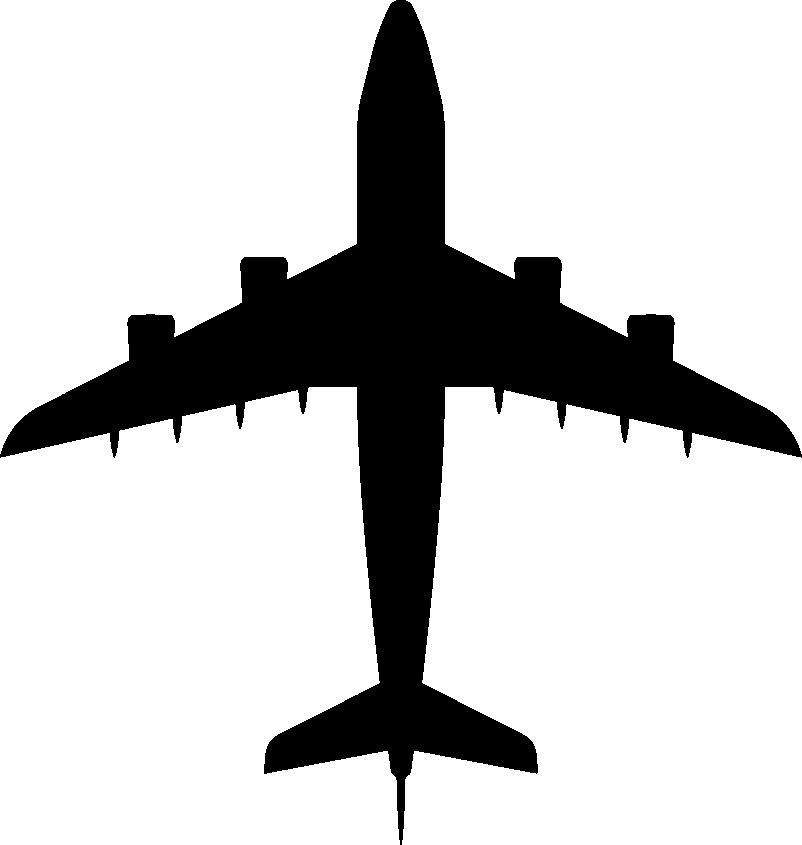
#> input picture plane-marker.png, 802 x 845 px, found by its file name
$ python build_marker.py
#> lines starting #> are read from the running program, lines starting #| are printed output that depends on the picture; after the words box and inside, x2 and y2 are one past the last pixel; in counts of white or black regions, pixels touching at a corner belong together
#!/usr/bin/env python3
"""
Turn the top-down aircraft silhouette (plane-marker.png) into an e-paper-ready
1bpp mask the firmware rotates to the plane's heading and blits as the MAP-screen
marker (replacing the old filled-triangle arrow).

Two masks are emitted on a fixed SQUARE canvas (so runtime rotation never clips
and the center is constant regardless of angle):
  MARKER_BODY -- the silhouette itself (drawn BLACK)
  MARKER_HALO -- the silhouette dilated by a few px (drawn WHITE underneath the
                 body) so the plane reads over the busy map.
The source art has the nose pointing UP = heading 0 (north), matching the
firmware's north-up convention.

Output:
  firmware/src/generated/gen_marker.h

Run from the repo root:
    python3 tools/build_marker.py
    python3 tools/build_marker.py --size 44 --halo 2
"""
import argparse, math, os
import numpy as np
from PIL import Image
from scipy import ndimage

ROOT = os.path.dirname(os.path.dirname(os.path.abspath(__file__)))
SRC = os.path.join(ROOT, "assets", "markers", "plane-marker.png")
OUT_H = os.path.join(ROOT, "firmware", "src", "generated", "gen_marker.h")
PREVIEW = os.path.join(ROOT, "firmware", "src", "generated", "gen_marker_preview.png")


def load_mask(path):
    """Load the silhouette as a boolean ink mask (True = plane)."""
    im = Image.open(path)
    if im.mode == "RGBA":
        a = np.asarray(im.split()[-1], dtype=np.uint8)   # alpha channel
        ink = a > 128
    else:
        g = np.asarray(im.convert("L"), dtype=np.uint8)
        ink = g < 128                                    # dark pixels = plane
    # Tight-crop to the silhouette so scaling is to the plane, not the padding.
    ys, xs = np.where(ink)
    return ink[ys.min():ys.max() + 1, xs.min():xs.max() + 1]


def scale_to(ink, max_dim):
    """Scale the cropped mask so its larger side == max_dim, preserving aspect."""
    h, w = ink.shape
    s = max_dim / max(h, w)
    nw, nh = max(1, round(w * s)), max(1, round(h * s))
    im = Image.fromarray((ink * 255).astype(np.uint8)).resize((nw, nh), Image.LANCZOS)
    return np.asarray(im, dtype=np.uint8) > 128


def place_center(mask, canvas):
    """Center the mask on a square canvas x canvas boolean field."""
    out = np.zeros((canvas, canvas), dtype=bool)
    h, w = mask.shape
    y0, x0 = (canvas - h) // 2, (canvas - w) // 2
    out[y0:y0 + h, x0:x0 + w] = mask
    return out


def pack_1bpp(ink):
    """Adafruit drawBitmap layout: rows byte-padded, MSB first, 1 = draw."""
    h, w = ink.shape
    rb = (w + 7) // 8
    out = bytearray(rb * h)
    for y in range(h):
        row = ink[y]
        for x in range(w):
            if row[x]:
                out[y * rb + (x >> 3)] |= 0x80 >> (x & 7)
    return bytes(out)


def carr(name, data):
    lines = [f"static const uint8_t {name}[] PROGMEM = {{"]
    for i in range(0, len(data), 12):
        lines.append("  " + "".join(f"0x{b:02X}," for b in data[i:i + 12]))
    lines.append("};")
    return "\n".join(lines)


def main():
    ap = argparse.ArgumentParser()
    ap.add_argument("--src", default=SRC)
    ap.add_argument("--size", type=int, default=44,
                    help="marker's larger dimension in px (before rotation)")
    ap.add_argument("--halo", type=int, default=2,
                    help="white halo thickness in px around the silhouette")
    ap.add_argument("--no-preview", action="store_true")
    args = ap.parse_args()

    ink = scale_to(load_mask(args.src), args.size)
#> in load_mask, im is the input picture: PIL image 802x845 RGBA; mean R, G, B, A 0, 0, 0, 50.1
#> in load_mask, `a = np.asarray(im.split()[-1], dtype=np.uint8)`:
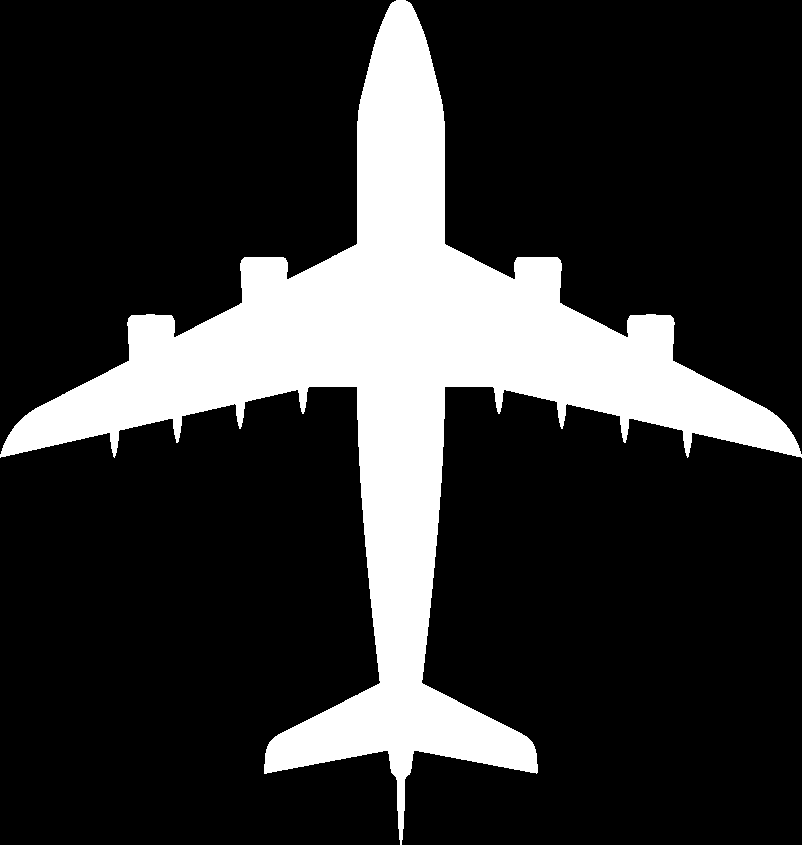
#> a: shape (845, 802); 19.6% white; 1 white region, box (x1, y1, x2, y2) and area: (0, 0, 802, 845) 133058
#> in scale_to, `h, w = ink.shape`: h = 845; w = 802
#> in scale_to, `s = max_dim / max(h, w)`: s = 0.0521
#> in scale_to, `nw, nh = max(1, round(w * s)), max(1, round(h * s))`: nw = 42; nh = 44
#> in scale_to, `im = Image.fromarray((ink * 255).astype(np.uint8)).resize((nw, nh), Im..`:
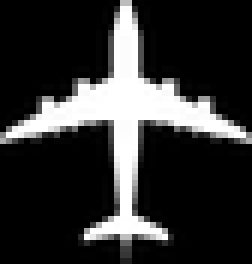
#> im: PIL image 42x44 L (shown 6 times larger); min 0, max 255, mean 50.3
#> in scale_to, `return np.asarray(im, dtype=np.uint8) > 128`:
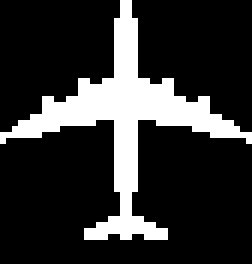
#> returned value: shape (44, 42) bool (shown 6 times larger); 19.3% white; 1 white region, box (x1, y1, x2, y2) and area: (0, 0, 42, 40) 356
    # Square canvas big enough that any rotation (up to the diagonal) plus the
    # halo fits without clipping. Even size keeps the center on a pixel pair.
    diag = math.ceil(math.hypot(*ink.shape))
#> diag = 61
    canvas = diag + 2 * args.halo + 2
#> canvas = 67
    canvas += canvas & 1
#> canvas = 68

    body = place_center(ink, canvas)
#> in place_center, `out[y0:y0 + h, x0:x0 + w] = mask`:
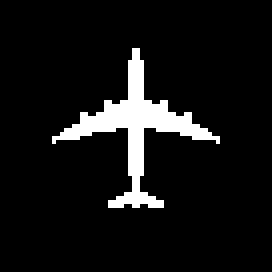
#> out: shape (68, 68) bool (shown 4 times larger); 7.7% white; 1 white region, box (x1, y1, x2, y2) and area: (13, 12, 55, 52) 356
    halo = ndimage.binary_dilation(body, iterations=args.halo) if args.halo else body
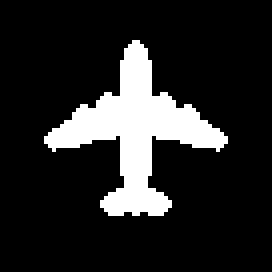
#> halo: shape (68, 68) bool (shown 4 times larger); 15% white; 1 white region, box (x1, y1, x2, y2) and area: (11, 10, 57, 54) 694

    out = ["// AUTO-GENERATED by tools/build_marker.py -- do not edit.",
           "// 1bpp aircraft marker (plane-marker.png) for the MAP screen,",
           "// rotated to heading at runtime. Nose up = heading 0 (north).",
           "#pragma once", "#include <stdint.h>", "#include <pgmspace.h>", "",
           f"static const int16_t MARKER_W = {canvas};",
           f"static const int16_t MARKER_H = {canvas};", "",
           carr("MARKER_BODY", pack_1bpp(body)), "",
           carr("MARKER_HALO", pack_1bpp(halo)), ""]
#> after the loop in carr, `for i in range(0, len(data), 12):`: lines = 52 items
    with open(OUT_H, "w") as f:
        f.write("\n".join(out))
    print(f"wrote {OUT_H}  ({canvas}x{canvas}, "
          f"{2 * len(pack_1bpp(body))} bytes)")
#| wrote firmware/src/generated/gen_marker.h  (68x68, 1224 bytes)

    if not args.no_preview:
        prev = np.where(body, 0, np.where(halo, 200, 255)).astype(np.uint8)
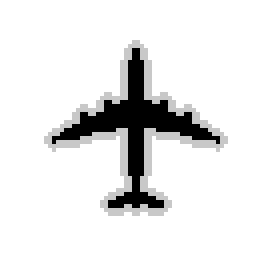
#> prev: shape (68, 68) (shown 4 times larger); min 0, max 255, mean 231.3
        Image.fromarray(prev).save(PREVIEW)
        print(f"preview -> {PREVIEW}")


if __name__ == "__main__":
    main()

$ run again, with _Planes/4enginewidebody.png copied over plane-marker.png
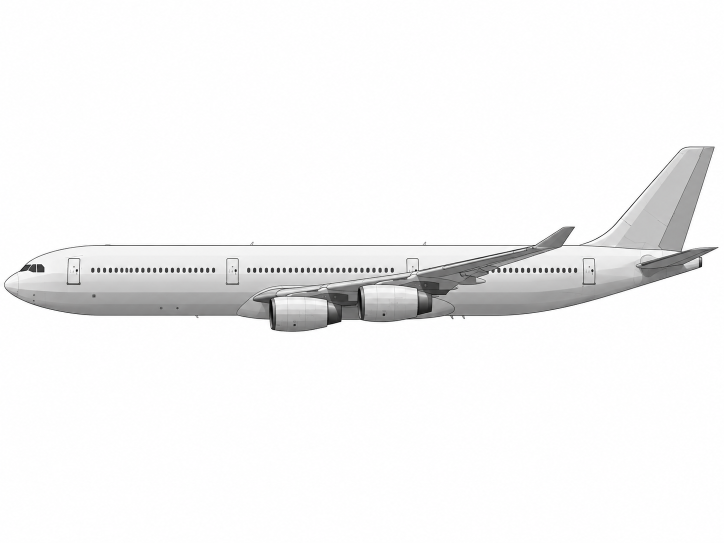
#> input picture _Planes/4enginewidebody.png, 1448 x 1086 px, found by its file name (shown at 1/2 size)
#> in load_mask, im is the input picture: PIL image 1448x1086 RGB; mean R, G, B 244.7, 244.6, 244.7
#> in load_mask, `ink = g < 128`:
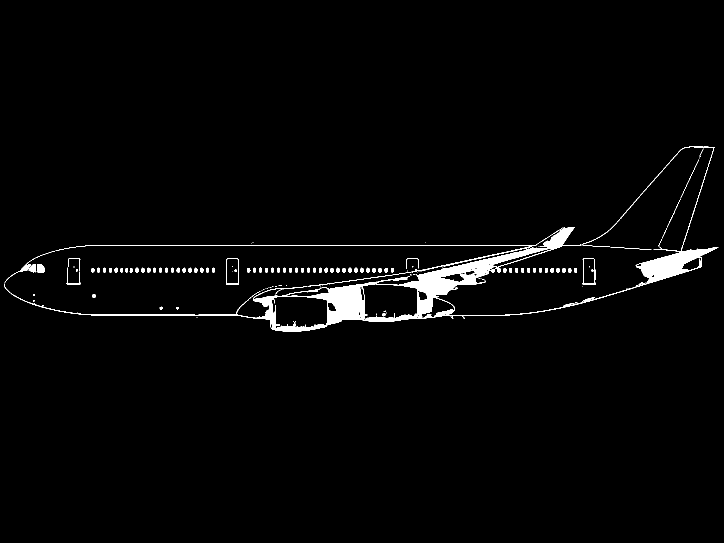
#> ink: shape (1086, 1448) bool (shown at 1/2 size); 2.1% white; 144 white regions (66 under 20 px), largest, box (x1, y1, x2, y2) and area: (8, 293, 1437, 663) 26449, (111, 455, 1126, 502) 1043, (9, 502, 110, 567) 276
#> in scale_to, `h, w = ink.shape`: h = 370; w = 1429
#> s = 0.0308
#> nw = 44; nh = 11
#> out: shape (52, 52) bool; 0.59% white in thin lines or dots, all inside (x1, y1, x2, y2) = (24, 25, 47, 30)
#> halo: shape (52, 52) bool; 3.7% white; 3 white regions (1 under 20 px), largest, box (x1, y1, x2, y2) and area: (22, 25, 36, 32) 57, (41, 24, 49, 30) 29
#> after the loop in carr, `for i in range(0, len(data), 12):`: lines = 32 items
#| wrote firmware/src/generated/gen_marker.h  (52x52, 728 bytes)
#> in main, `prev = np.where(body, 0, np.where(halo, 200, 255)).astype(np.uint8)`:
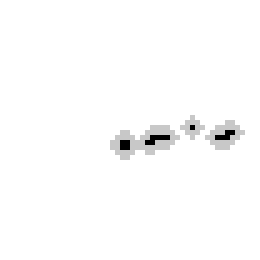
#> prev: shape (52, 52) (shown 5 times larger); min 0, max 255, mean 251.8
